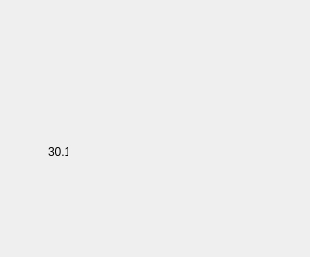
<?xml version="1.0" encoding="UTF-8"?>
<ui version="4.0">
 <class>VideoBox</class>
 <widget class="QWidget" name="VideoBox">
  <property name="geometry">
   <rect>
    <x>0</x>
    <y>0</y>
    <width>310</width>
    <height>257</height>
   </rect>
  </property>
  <property name="windowTitle">
   <string>Form</string>
  </property>
  <layout class="QVBoxLayout" name="verticalLayout">
   <property name="spacing">
    <number>0</number>
   </property>
   <property name="leftMargin">
    <number>0</number>
   </property>
   <property name="topMargin">
    <number>0</number>
   </property>
   <property name="rightMargin">
    <number>0</number>
   </property>
   <property name="bottomMargin">
    <number>0</number>
   </property>
   <item>
    <widget class="QWidget" name="imageBox" native="true">
     <property name="minimumSize">
      <size>
       <width>310</width>
       <height>174</height>
      </size>
     </property>
     <property name="maximumSize">
      <size>
       <width>310</width>
       <height>174</height>
      </size>
     </property>
     <layout class="QVBoxLayout" name="verticalLayout_2">
      <property name="spacing">
       <number>0</number>
      </property>
      <property name="leftMargin">
       <number>0</number>
      </property>
      <property name="topMargin">
       <number>12</number>
      </property>
      <property name="rightMargin">
       <number>0</number>
      </property>
      <property name="bottomMargin">
       <number>0</number>
      </property>
      <item>
       <spacer name="verticalSpacer">
        <property name="orientation">
         <enum>Qt::Orientation::Vertical</enum>
        </property>
        <property name="sizeHint" stdset="0">
         <size>
          <width>20</width>
          <height>113</height>
         </size>
        </property>
       </spacer>
      </item>
      <item>
       <widget class="QWidget" name="videoInfoBox" native="true">
        <property name="minimumSize">
         <size>
          <width>0</width>
          <height>46</height>
         </size>
        </property>
        <property name="maximumSize">
         <size>
          <width>16777215</width>
          <height>46</height>
         </size>
        </property>
        <layout class="QHBoxLayout" name="horizontalLayout">
         <property name="spacing">
          <number>0</number>
         </property>
         <property name="leftMargin">
          <number>0</number>
         </property>
         <property name="topMargin">
          <number>0</number>
         </property>
         <property name="rightMargin">
          <number>0</number>
         </property>
         <property name="bottomMargin">
          <number>0</number>
         </property>
         <item>
          <widget class="QWidget" name="playBox" native="true">
           <property name="minimumSize">
            <size>
             <width>100</width>
             <height>0</height>
            </size>
           </property>
           <property name="maximumSize">
            <size>
             <width>100</width>
             <height>16777215</height>
            </size>
           </property>
           <layout class="QHBoxLayout" name="horizontalLayout_2">
            <property name="spacing">
             <number>6</number>
            </property>
            <property name="leftMargin">
             <number>16</number>
            </property>
            <property name="topMargin">
             <number>0</number>
            </property>
            <property name="rightMargin">
             <number>0</number>
            </property>
            <property name="bottomMargin">
             <number>0</number>
            </property>
            <item>
             <widget class="QLabel" name="playNum">
              <property name="minimumSize">
               <size>
                <width>20</width>
                <height>20</height>
               </size>
              </property>
              <property name="maximumSize">
               <size>
                <width>20</width>
                <height>20</height>
               </size>
              </property>
              <property name="text">
               <string>30.1万</string>
              </property>
             </widget>
            </item>
           </layout>
          </widget>
         </item>
         <item>
          <widget class="QWidget" name="lickBox" native="true">
           <property name="minimumSize">
            <size>
             <width>100</width>
             <height>0</height>
            </size>
           </property>
           <property name="maximumSize">
            <size>
             <width>100</width>
             <height>16777215</height>
            </size>
           </property>
          </widget>
         </item>
         <item>
          <widget class="QWidget" name="timeBox" native="true"/>
         </item>
        </layout>
       </widget>
      </item>
     </layout>
    </widget>
   </item>
   <item>
    <widget class="QWidget" name="videoTitleBox" native="true">
     <property name="minimumSize">
      <size>
       <width>0</width>
       <height>19</height>
      </size>
     </property>
     <property name="maximumSize">
      <size>
       <width>16777215</width>
       <height>19</height>
      </size>
     </property>
    </widget>
   </item>
   <item>
    <widget class="QWidget" name="userBox" native="true"/>
   </item>
  </layout>
 </widget>
 <resources/>
 <connections/>
</ui>
